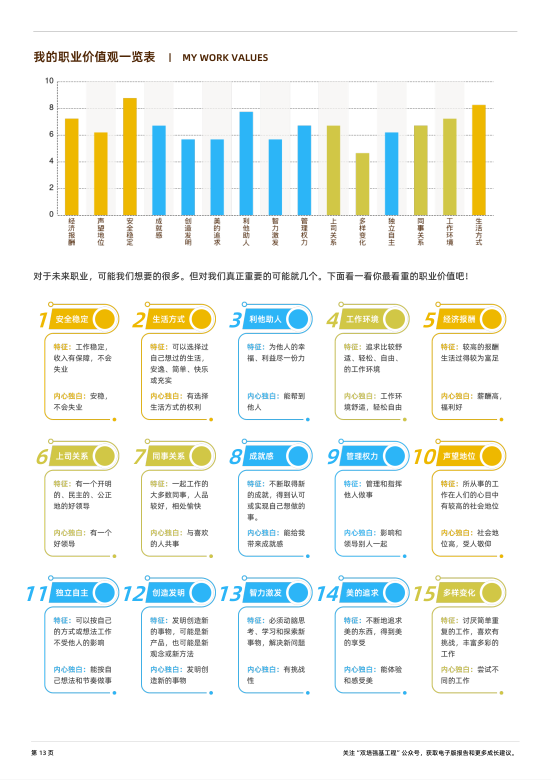
#> input picture data/page15.png, 1653 x 2339 px (shown at 1/3 size)
$ python _extract_ranking.py
#> lines starting #> are read from the running program, lines starting #| are printed output that depends on the picture; after the words box and inside, x2 and y2 are one past the last pixel; in counts of white or black regions, pixels touching at a corner belong together
import cv2
import numpy as np

VALUE_LABELS = [
    "创造发明", "独立自主", "美的追求", "智力激发", "利他助人",
    "成就感", "管理权力", "工作环境", "同事关系", "上司关系",
    "多样变化", "经济报酬", "安全稳定", "声望地位", "生活方式"
]

def extract_ranking_from_page15(img_path: str) -> dict:
#> called with img_path = 'data/page15.png'
    img = cv2.imread(img_path)
#> img is the input picture: shape (2339, 1653, 3); mean B, G, R 237.3, 242.7, 238.7
    if img is None:
        return {}

    h, w = img.shape[:2]
#> h = 2339; w = 1653

    lower_half = img[int(h * 0.45):int(h * 0.95), :]
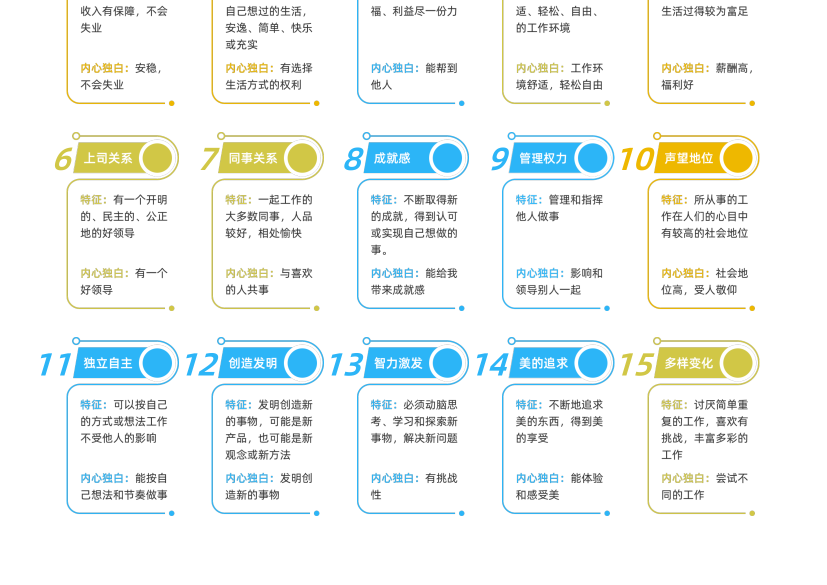
#> lower_half: shape (1170, 1653, 3) (shown at 1/2 size); mean B, G, R 242, 243.8, 238.5
    lh, lw = lower_half.shape[:2]
#> lh = 1170; lw = 1653

    gray = cv2.cvtColor(lower_half, cv2.COLOR_BGR2GRAY)
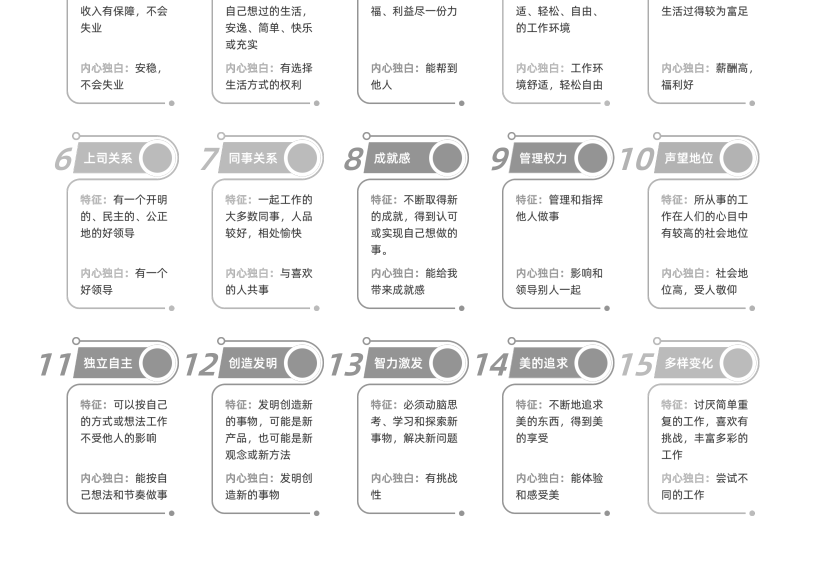
#> gray: shape (1170, 1653) (shown at 1/2 size); min 50, max 255, mean 242

    blur = cv2.GaussianBlur(gray, (5, 5), 0)

    adaptive = cv2.adaptiveThreshold(blur, 255, cv2.ADAPTIVE_THRESH_GAUSSIAN_C,
                                     cv2.THRESH_BINARY_INV, 11, 2)
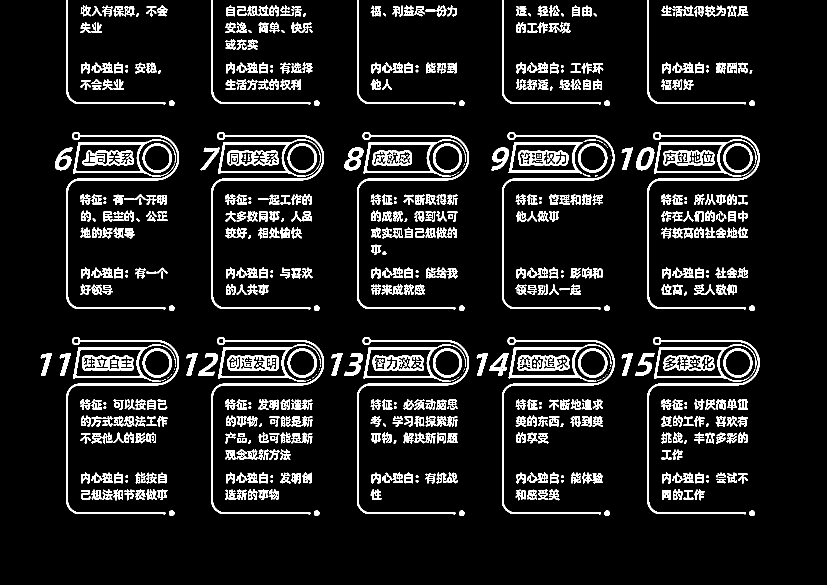
#> adaptive: shape (1170, 1653) (shown at 1/2 size); 9.8% white; 814 white regions (125 under 20 px), largest, box (x1, y1, x2, y2) and area: (133, 264, 358, 619) 3306, (423, 264, 648, 619) 3306, (1295, 674, 1519, 1029) 3295

    kernel = np.ones((2, 2), np.uint8)
    adaptive = cv2.morphologyEx(adaptive, cv2.MORPH_OPEN, kernel)
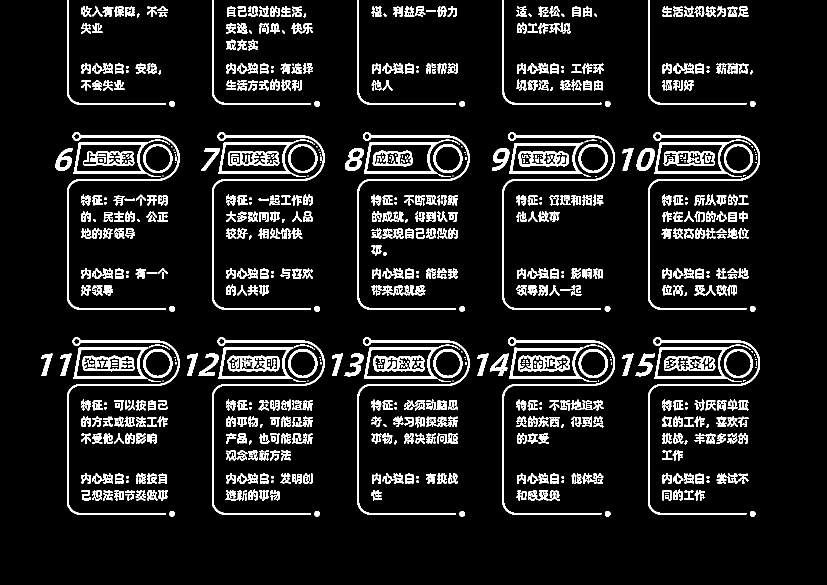
#> adaptive: shape (1170, 1653) (shown at 1/2 size); 9.6% white; 1069 white regions (242 under 20 px)

    contours, _ = cv2.findContours(adaptive, cv2.RETR_EXTERNAL, cv2.CHAIN_APPROX_SIMPLE)
#> contours = 941 contours, 274 with area under 20; largest, box (x1, y1, x2, y2) and area: (437, 279, 613, 354) 8039, (1309, 689, 1497, 764) 8011, (1309, 279, 1497, 354) 8007, (147, 284, 322, 354) 7986, (728, 689, 903, 758) 7952

    number_contours = []
    for contour in contours:
        area = cv2.contourArea(contour)
        if area < 20 or area > 800:
            continue

        x, y, cw, ch = cv2.boundingRect(contour)

        if cw < 8 or ch < 8:
            continue

        aspect_ratio = float(cw) / ch if ch > 0 else 0
        if aspect_ratio > 2 or aspect_ratio < 0.3:
            continue

        number_contours.append({'x': x, 'y': y, 'w': cw, 'h': ch, 'area': area})
#> this loop made 941 passes
#> (area, x, y, cw, ch, aspect_ratio) on passes 1 to 3: (87.5, 1500, 1022, 11, 11, 1), (85, 1210, 1022, 11, 11, 1), (85, 919, 1022, 11, 11, 1)
#> after the loop, number_contours = 520 items

    number_contours = sorted(number_contours, key=lambda c: c['y'])

    print(f"检测到 {len(number_contours)} 个数字轮廓")
#| 检测到 520 个数字轮廓

    ranking = []
    for i, cnt in enumerate(number_contours[:15]):
        x, y, cw, ch = cnt['x'], cnt['y'], cnt['w'], cnt['h']

        row_center_y = y + ch // 2
        row_start = max(0, row_center_y - 30)
        row_end = min(lh, row_center_y + 30)

        row_region = adaptive[row_start:row_end, :]

        col_sums = row_region.sum(axis=0)

        non_zero_cols = np.where(col_sums > 500)[0]

        if len(non_zero_cols) > 0:
            text_start = non_zero_cols.min()
            text_end = non_zero_cols.max()

            print(f"  排名 {i+1}: 数字位置 ({x},{y}), 文本区域 {text_start}-{text_end}")

            ranking.append({
                'rank': i + 1,
                'y': y,
                'text_region': (text_start, text_end)
            })
#> this loop made 15 passes
#> (cnt, x, cw, ch, row_center_y, row_end) on passes 1 to 9: ({'x': 1455, 'y': 12, 'w': 20, 'h': 22, 'area': 255.5}, 1455, 20, 22, 23, 53), ({'x': 1434, 'y': 12, 'w': 18, 'h': 21, 'area': 128.5}, 1434, 18, 21, 22, 52), ({'x': 1368, 'y': 12, 'w': 20, 'h': 21, 'area': 136.5}, 1368, 20, 21, 22, 52), ({'x': 1324, 'y': 12, 'w': 20, 'h': 21, 'area': 177}, 1324, 20, 21, 22, 52), ({'x': 1166, 'y': 12, 'w': 18, 'h': 22, 'area': 273.5}, 1166, 18, 22, 23, 53), ({'x': 1145, 'y': 12, 'w': 16, 'h': 22, 'area': 255.5}, 1145, 16, 22, 23, 53), ({'x': 1107, 'y': 12, 'w': 13, 'h': 12, 'area': 40}, 1107, 13, 12, 18, 48), ({'x': 1099, 'y': 12, 'w': 8, 'h': 22, 'area': 56}, 1099, 8, 22, 23, 53), ({'x': 895, 'y': 12, 'w': 19, 'h': 22, 'area': 121}, 895, 19, 22, 23, 53)
#|   排名 1: 数字位置 (1455,12), 文本区域 134-1496
#|   排名 2: 数字位置 (1434,12), 文本区域 134-1496
#|   排名 3: 数字位置 (1368,12), 文本区域 134-1496
#|   排名 4: 数字位置 (1324,12), 文本区域 134-1496
#|   排名 5: 数字位置 (1166,12), 文本区域 134-1496
#|   排名 6: 数字位置 (1145,12), 文本区域 134-1496
#|   排名 7: 数字位置 (1107,12), 文本区域 134-1496
#|   排名 8: 数字位置 (1099,12), 文本区域 134-1496
#> (further printed lines are left out)
#> after the loop, ranking = 15 items

    return {'ranking': ranking}

if __name__ == '__main__':
    result = extract_ranking_from_page15('data/page15.png')
#> result = 1 item
    print(f"\n排序结果: {result}")
#> (printed output is left out)

$ run again, with data/page12.png copied over data/page15.png
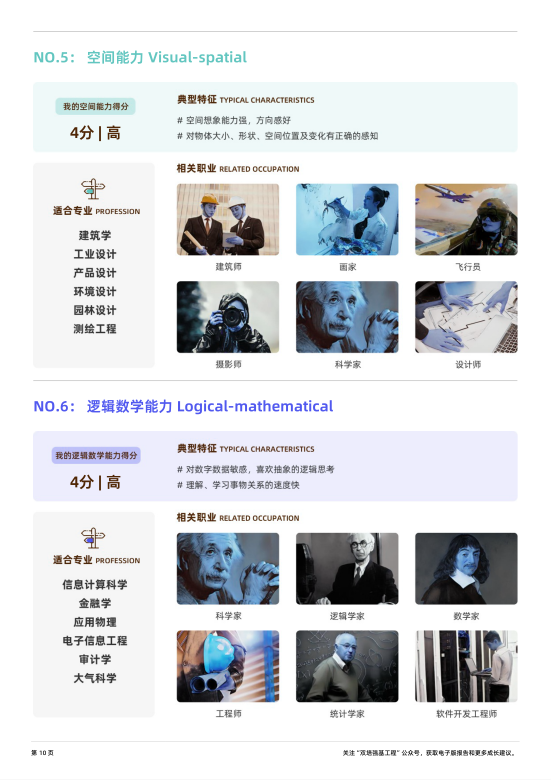
#> input picture data/page12.png, 1653 x 2339 px (shown at 1/3 size)
#> in extract_ranking_from_page15, img is the input picture: shape (2339, 1653, 3); mean B, G, R 220.8, 217.6, 215.2
#> in extract_ranking_from_page15, `adaptive = cv2.adaptiveThreshold(blur, 255, cv2.ADAPTIVE_THRESH_GAUSSI..`:
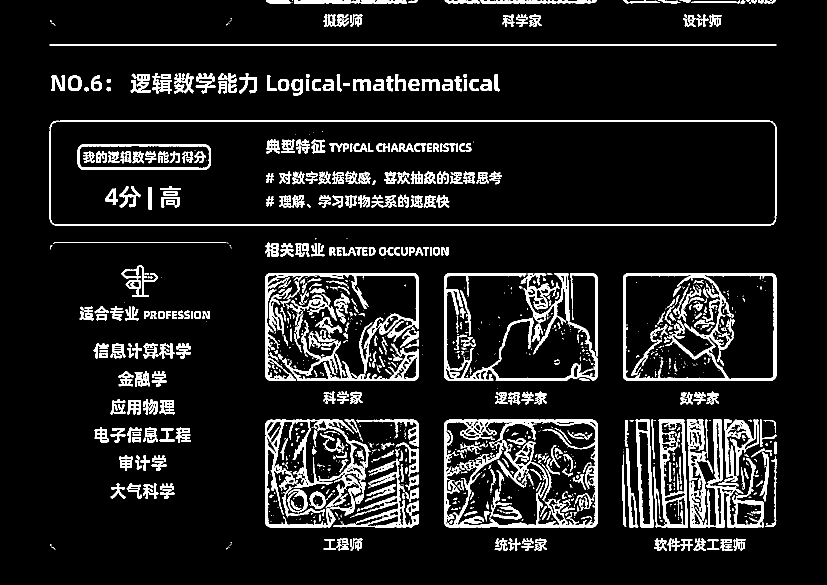
#> adaptive: shape (1170, 1653) (shown at 1/2 size); 10.1% white; 1234 white regions (662 under 20 px), largest, box (x1, y1, x2, y2) and area: (888, 839, 1195, 1055) 14419, (888, 546, 1195, 762) 10955, (1246, 546, 1553, 762) 9816
#> in extract_ranking_from_page15, `adaptive = cv2.morphologyEx(adaptive, cv2.MORPH_OPEN, kernel)`:
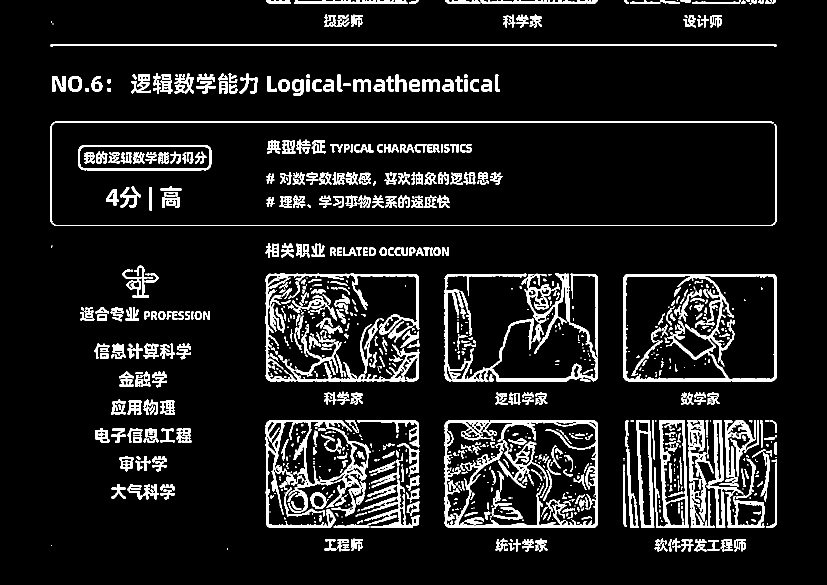
#> adaptive: shape (1170, 1653) (shown at 1/2 size); 9.8% white; 1101 white regions (435 under 20 px)
#> contours = 757 contours, 332 with area under 20; largest, box (x1, y1, x2, y2) and area: (889, 840, 1196, 1056) 65522, (1247, 548, 1554, 763) 65398, (156, 290, 423, 341) 13148, (1308, 840, 1377, 1056) 10743, (889, 547, 1196, 763) 10098
#> the loop in extract_ranking_from_page15, `for contour in contours:` made 757 passes
#> (area, x, y, cw, ch, aspect_ratio) on passes 4, 6, 7: (76, 1450, 1089, 16, 13, 1.23), (74.5, 683, 1088, 16, 13, 1.23), (104.5, 1044, 1087, 24, 16, 1.5)
#> after the loop in extract_ranking_from_page15, `for contour in contours:`: number_contours = 285 items
#| 检测到 285 个数字轮廓
#> the loop in extract_ranking_from_page15, `for i, cnt in enumerate(number_contours[:15]):` made 15 passes
#> (cnt, x, y, cw, ch, row_center_y, row_start, row_end) on passes 1 to 5: ({'x': 1544, 'y': 0, 'w': 8, 'h': 8, 'area': 28.5}, 1544, 0, 8, 8, 4, 0, 34), ({'x': 1530, 'y': 0, 'w': 13, 'h': 8, 'area': 45.5}, 1530, 0, 13, 8, 4, 0, 34), ({'x': 1517, 'y': 0, 'w': 11, 'h': 8, 'area': 47.5}, 1517, 0, 11, 8, 4, 0, 34), ({'x': 1503, 'y': 0, 'w': 11, 'h': 8, 'area': 47}, 1503, 0, 11, 8, 4, 0, 34), ({'x': 1482, 'y': 0, 'w': 9, 'h': 8, 'area': 35.5}, 1482, 0, 9, 8, 4, 0, 34)
#> (printed output is left out)
#> after the loop in extract_ranking_from_page15, `for i, cnt in enumerate(number_contours[:15]):`: ranking = 15 items
#> result = 1 item
#> (printed output is left out)
